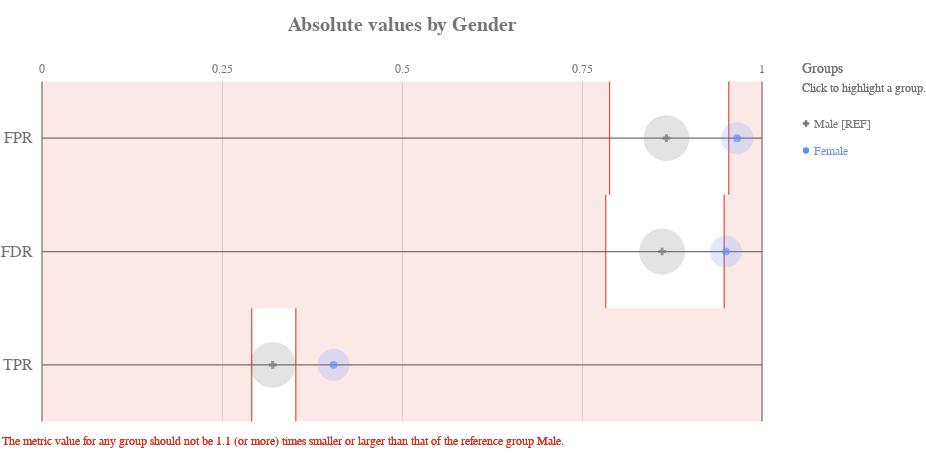

Notebook cell for this chart:
### Code cell
ap.absolute(bdf, metrics, 'gender', fairness_threshold = disparity_tolerance)

### Figure 1 — Vega-Lite specification as saved in the notebook (floating-point values rounded to 4 significant figures)
{"config": {"view": {"continuousWidth": 400, "continuousHeight": 300, "strokeWidth": 0}, "axisLeft": {"labelColor": "rgb(117,117,117)", "labelFont": "Arial", "labelFontSize": 16}, "title": {"align": "center", "baseline": "middle", "color": "rgb(117,117,117)", "font": "Arial", "fontSize": 20, "fontWeight": "bold"}}, "layer": [{"data": {"name": "data-c5b287e18573560343da612219635138"}, "mark": {"type": "rule", "stroke": "rgb(117,117,117)", "strokeWidth": 1.25, "tooltip": ""}, "encoding": {"x": {"type": "quantitative", "field": "start", "scale": {"domain": [0, 1], "range": [40.0, 760.0]}}, "x2": {"field": "end"}, "y": {"type": "nominal", "axis": {"domain": false, "labelAngle": 0, "labelPadding": -30, "orient": "left", "ticks": false, "title": ""}, "field": "y_position", "scale": {"domain": ["FPR", "FDR", "TPR"], "range": [42.5, 382.5]}}}}, {"data": {"name": "data-6cfe259518f6c7b358d8f836a73e6b7f"}, "mark": {"type": "rule", "stroke": "rgb(117,117,117)", "strokeWidth": 1.25, "tooltip": ""}, "encoding": {"x": {"type": "quantitative", "field": "x_position", "scale": {"domain": [0, 1], "range": [40.0, 760.0]}}, "y": {"value": 42.5}, "y2": {"value": 382.5}}}, {"data": {"name": "data-60ed1133fa688d151d36705a369482e0"}, "mark": {"type": "text", "align": "center", "color": "rgb(117,117,117)", "font": "Arial", "fontSize": 12, "fontWeight": "normal", "tooltip": ""}, "encoding": {"text": {"type": "nominal", "field": "value"}, "x": {"type": "quantitative", "field": "value", "scale": {"domain": [0, 1], "range": [40.0, 760.0]}}, "y": {"value": 29.75}}}, {"layer": [{"mark": {"type": "rect", "opacity": 0.8, "stroke": "rgb(217, 46, 28)", "strokeWidth": 1.25, "tooltip": ""}, "encoding": {"x": {"type": "quantitative", "field": "lower_threshold_value", "scale": {"domain": [0, 1], "range": [40.0, 760.0]}}, "x2": {"field": "lower_threshold_value"}, "y": {"type": "nominal", "axis": {"domain": false, "grid": false, "labels": false, "ticks": false, "title": " "}, "field": "metric", "scale": {"domain": ["FPR", "FDR", "TPR"], "range": [42.5, 382.5]}}}}, {"mark": {"type": "rect", "opacity": 0.8, "stroke": "rgb(217, 46, 28)", "strokeWidth": 1.25, "tooltip": ""}, "encoding": {"x": {"type": "quantitative", "field": "upper_threshold_value", "scale": {"domain": [0, 1], "range": [40.0, 760.0]}}, "x2": {"field": "upper_threshold_value"}, "y": {"type": "nominal", "axis": {"domain": false, "grid": false, "labels": false, "ticks": false, "title": " "}, "field": "metric", "scale": {"domain": ["FPR", "FDR", "TPR"], "range": [42.5, 382.5]}}}}, {"layer": [{"mark": {"type": "rect", "fill": "rgb(217, 46, 28)", "opacity": 0.1, "tooltip": ""}, "encoding": {"x": {"type": "quantitative", "field": "lower_threshold_value", "scale": {"domain": [0, 1], "range": [40.0, 760.0]}}, "x2": {"field": "lower_end"}, "y": {"type": "nominal", "axis": {"domain": false, "grid": false, "labels": false, "ticks": false, "title": " "}, "field": "metric", "scale": {"domain": ["FPR", "FDR", "TPR"], "range": [42.5, 382.5]}}}}, {"mark": {"type": "rect", "fill": "rgb(217, 46, 28)", "opacity": 0.1, "tooltip": ""}, "encoding": {"x": {"type": "quantitative", "field": "upper_threshold_value", "scale": {"domain": [0, 1], "range": [40.0, 760.0]}}, "x2": {"field": "upper_end"}, "y": {"type": "nominal", "axis": {"domain": false, "grid": false, "labels": false, "ticks": false, "title": " "}, "field": "metric", "scale": {"domain": ["FPR", "FDR", "TPR"], "range": [42.5, 382.5]}}}}]}, {"data": {"name": "data-79dd248bdaa0ea02c535240e8ad022c8"}, "mark": {"type": "text", "align": "left", "baseline": "top", "fill": "rgb(217, 46, 28)", "font": "Arial", "fontSize": 12, "fontWeight": "normal", "tooltip": ""}, "encoding": {"text": {"value": "The metric value for any group should not be 1.1 (or more) times smaller or larger than that of the reference group Male."}, "x": {"value": 0}, "y": {"value": 396.7}}}], "data": {"name": "data-c141ec8805ee29193d164a12988716b0"}}, {"layer": [{"mark": "circle"}, {"data": {"name": "data-3a7186d42bdcd7c81ecf474a2fcc21fb"}, "mark": {"type": "circle", "opacity": 0.2}, "encoding": {"color": {"condition": {"type": "nominal", "field": "attribute_value", "legend": null, "scale": {"domain": ["Male", "Female"], "range": ["rgb(117,117,117)", "rgb(100, 143, 255)", "rgb(254, 97, 0)", "rgb(220, 38, 127)", "rgb(255, 176, 0)", "rgb(120, 94, 240)"]}, "selection": "selector077"}, "value": "rgb(224,224,224)"}, "size": {"type": "quantitative", "field": "group_size", "legend": null, "scale": {"domain": [0, 7884.0], "range": [0, 2522.0]}}, "tooltip": [{"type": "nominal", "field": "attribute_value", "title": "Group"}, {"type": "nominal", "field": "tooltip_group_size", "title": "Group Size"}, {"type": "nominal", "field": "tooltip_disparity_explanation_fpr", "title": "Disparity"}, {"type": "quantitative", "field": "fpr", "format": ".2f", "title": "FPR"}], "x": {"type": "quantitative", "axis": {"domain": false, "labels": false, "ticks": false, "title": null, "values": [0.25, 0.5, 0.75]}, "field": "fpr", "scale": {"domain": [0, 1], "range": [40.0, 760.0]}}, "y": {"type": "nominal", "axis": {"domain": false, "grid": false, "labels": false, "ticks": false, "title": " "}, "field": "metric_variable", "scale": {"domain": ["FPR", "FDR", "TPR"], "range": [42.5, 382.5]}}}, "selection": {"selector079": {"type": "multi", "empty": "all", "fields": ["attribute_value"]}}, "transform": [{"calculate": "'FPR'", "as": "metric_variable"}]}, {"data": {"name": "data-3a7186d42bdcd7c81ecf474a2fcc21fb"}, "mark": {"type": "circle", "opacity": 0.2}, "encoding": {"color": {"condition": {"type": "nominal", "field": "attribute_value", "legend": null, "scale": {"domain": ["Male", "Female"], "range": ["rgb(117,117,117)", "rgb(100, 143, 255)", "rgb(254, 97, 0)", "rgb(220, 38, 127)", "rgb(255, 176, 0)", "rgb(120, 94, 240)"]}, "selection": "selector077"}, "value": "rgb(224,224,224)"}, "size": {"type": "quantitative", "field": "group_size", "legend": null, "scale": {"domain": [0, 7884.0], "range": [0, 2522.0]}}, "tooltip": [{"type": "nominal", "field": "attribute_value", "title": "Group"}, {"type": "nominal", "field": "tooltip_group_size", "title": "Group Size"}, {"type": "nominal", "field": "tooltip_disparity_explanation_fdr", "title": "Disparity"}, {"type": "quantitative", "field": "fdr", "format": ".2f", "title": "FDR"}], "x": {"type": "quantitative", "axis": {"domain": false, "labels": false, "ticks": false, "title": null, "values": [0.25, 0.5, 0.75]}, "field": "fdr", "scale": {"domain": [0, 1], "range": [40.0, 760.0]}}, "y": {"type": "nominal", "axis": {"domain": false, "grid": false, "labels": false, "ticks": false, "title": " "}, "field": "metric_variable", "scale": {"domain": ["FPR", "FDR", "TPR"], "range": [42.5, 382.5]}}}, "selection": {"selector081": {"type": "multi", "empty": "all", "fields": ["attribute_value"]}}, "transform": [{"calculate": "'FDR'", "as": "metric_variable"}]}, {"data": {"name": "data-3a7186d42bdcd7c81ecf474a2fcc21fb"}, "mark": {"type": "circle", "opacity": 0.2}, "encoding": {"color": {"condition": {"type": "nominal", "field": "attribute_value", "legend": null, "scale": {"domain": ["Male", "Female"], "range": ["rgb(117,117,117)", "rgb(100, 143, 255)", "rgb(254, 97, 0)", "rgb(220, 38, 127)", "rgb(255, 176, 0)", "rgb(120, 94, 240)"]}, "selection": "selector077"}, "value": "rgb(224,224,224)"}, "size": {"type": "quantitative", "field": "group_size", "legend": null, "scale": {"domain": [0, 7884.0], "range": [0, 2522.0]}}, "tooltip": [{"type": "nominal", "field": "attribute_value", "title": "Group"}, {"type": "nominal", "field": "tooltip_group_size", "title": "Group Size"}, {"type": "nominal", "field": "tooltip_disparity_explanation_tpr", "title": "Disparity"}, {"type": "quantitative", "field": "tpr", "format": ".2f", "title": "TPR"}], "x": {"type": "quantitative", "axis": {"domain": false, "labels": false, "ticks": false, "title": null, "values": [0.25, 0.5, 0.75]}, "field": "tpr", "scale": {"domain": [0, 1], "range": [40.0, 760.0]}}, "y": {"type": "nominal", "axis": {"domain": false, "grid": false, "labels": false, "ticks": false, "title": " "}, "field": "metric_variable", "scale": {"domain": ["FPR", "FDR", "TPR"], "range": [42.5, 382.5]}}}, "selection": {"selector083": {"type": "multi", "empty": "all", "fields": ["attribute_value"]}}, "transform": [{"calculate": "'TPR'", "as": "metric_variable"}]}, {"layer": [{"mark": "point"}, {"data": {"name": "data-3a7186d42bdcd7c81ecf474a2fcc21fb"}, "mark": {"type": "point", "filled": true, "size": 60}, "encoding": {"color": {"condition": {"type": "nominal", "field": "attribute_value", "legend": null, "scale": {"domain": ["Male", "Female"], "range": ["rgb(117,117,117)", "rgb(100, 143, 255)", "rgb(254, 97, 0)", "rgb(220, 38, 127)", "rgb(255, 176, 0)", "rgb(120, 94, 240)"]}, "selection": "selector077"}, "value": "rgb(224,224,224)"}, "shape": {"type": "nominal", "field": "attribute_value", "legend": null, "scale": {"domain": ["Male", "Female"], "range": ["cross", "circle"]}}, "tooltip": [{"type": "nominal", "field": "attribute_value", "title": "Group"}, {"type": "nominal", "field": "tooltip_group_size", "title": "Group Size"}, {"type": "nominal", "field": "tooltip_disparity_explanation_fpr", "title": "Disparity"}, {"type": "quantitative", "field": "fpr", "format": ".2f", "title": "FPR"}], "x": {"type": "quantitative", "axis": {"domain": false, "labels": false, "ticks": false, "title": null, "values": [0.25, 0.5, 0.75]}, "field": "fpr", "scale": {"domain": [0, 1], "range": [40.0, 760.0]}}, "y": {"type": "nominal", "axis": {"domain": false, "grid": false, "labels": false, "ticks": false, "title": " "}, "field": "metric_variable", "scale": {"domain": ["FPR", "FDR", "TPR"], "range": [42.5, 382.5]}}}, "selection": {"selector078": {"type": "multi", "empty": "all", "fields": ["attribute_value"]}}, "transform": [{"calculate": "'FPR'", "as": "metric_variable"}]}, {"data": {"name": "data-3a7186d42bdcd7c81ecf474a2fcc21fb"}, "mark": {"type": "point", "filled": true, "size": 60}, "encoding": {"color": {"condition": {"type": "nominal", "field": "attribute_value", "legend": null, "scale": {"domain": ["Male", "Female"], "range": ["rgb(117,117,117)", "rgb(100, 143, 255)", "rgb(254, 97, 0)", "rgb(220, 38, 127)", "rgb(255, 176, 0)", "rgb(120, 94, 240)"]}, "selection": "selector077"}, "value": "rgb(224,224,224)"}, "shape": {"type": "nominal", "field": "attribute_value", "legend": null, "scale": {"domain": ["Male", "Female"], "range": ["cross", "circle"]}}, "tooltip": [{"type": "nominal", "field": "attribute_value", "title": "Group"}, {"type": "nominal", "field": "tooltip_group_size", "title": "Group Size"}, {"type": "nominal", "field": "tooltip_disparity_explanation_fdr", "title": "Disparity"}, {"type": "quantitative", "field": "fdr", "format": ".2f", "title": "FDR"}], "x": {"type": "quantitative", "axis": {"domain": false, "labels": false, "ticks": false, "title": null, "values": [0.25, 0.5, 0.75]}, "field": "fdr", "scale": {"domain": [0, 1], "range": [40.0, 760.0]}}, "y": {"type": "nominal", "axis": {"domain": false, "grid": false, "labels": false, "ticks": false, "title": " "}, "field": "metric_variable", "scale": {"domain": ["FPR", "FDR", "TPR"], "range": [42.5, 382.5]}}}, "selection": {"selector080": {"type": "multi", "empty": "all", "fields": ["attribute_value"]}}, "transform": [{"calculate": "'FDR'", "as": "metric_variable"}]}, {"data": {"name": "data-3a7186d42bdcd7c81ecf474a2fcc21fb"}, "mark": {"type": "point", "filled": true, "size": 60}, "encoding": {"color": {"condition": {"type": "nominal", "field": "attribute_value", "legend": null, "scale": {"domain": ["Male", "Female"], "range": ["rgb(117,117,117)", "rgb(100, 143, 255)", "rgb(254, 97, 0)", "rgb(220, 38, 127)", "rgb(255, 176, 0)", "rgb(120, 94, 240)"]}, "selection": "selector077"}, "value": "rgb(224,224,224)"}, "shape": {"type": "nominal", "field": "attribute_value", "legend": null, "scale": {"domain": ["Male", "Female"], "range": ["cross", "circle"]}}, "tooltip": [{"type": "nominal", "field": "attribute_value", "title": "Group"}, {"type": "nominal", "field": "tooltip_group_size", "title": "Group Size"}, {"type": "nominal", "field": "tooltip_disparity_explanation_tpr", "title": "Disparity"}, {"type": "quantitative", "field": "tpr", "format": ".2f", "title": "TPR"}], "x": {"type": "quantitative", "axis": {"domain": false, "labels": false, "ticks": false, "title": null, "values": [0.25, 0.5, 0.75]}, "field": "tpr", "scale": {"domain": [0, 1], "range": [40.0, 760.0]}}, "y": {"type": "nominal", "axis": {"domain": false, "grid": false, "labels": false, "ticks": false, "title": " "}, "field": "metric_variable", "scale": {"domain": ["FPR", "FDR", "TPR"], "range": [42.5, 382.5]}}}, "selection": {"selector082": {"type": "multi", "empty": "all", "fields": ["attribute_value"]}}, "transform": [{"calculate": "'TPR'", "as": "metric_variable"}]}]}]}, {"layer": [{"mark": {"type": "point", "filled": true, "opacity": 1, "size": 39.48}, "encoding": {"color": {"condition": {"type": "nominal", "field": "attribute_value", "legend": null, "scale": {"domain": ["Male", "Female"], "range": ["rgb(117,117,117)", "rgb(100, 143, 255)", "rgb(254, 97, 0)", "rgb(220, 38, 127)", "rgb(255, 176, 0)", "rgb(120, 94, 240)"]}, "selection": "selector077"}, "value": "rgb(224,224,224)"}, "shape": {"type": "nominal", "field": "attribute_value", "legend": null, "scale": {"domain": ["Male", "Female"], "range": ["cross", "circle"]}}, "x": {"value": 804}, "y": {"type": "nominal", "axis": {"domain": false, "grid": false, "labels": false, "ticks": false, "title": " "}, "field": "attribute_value", "scale": {"domain": ["Male", "Female"], "range": [71, 125]}}}, "selection": {"selector077": {"type": "multi", "empty": "all", "fields": ["attribute_value"]}}}, {"mark": {"type": "text", "align": "left", "baseline": "middle", "font": "Arial", "fontSize": 12, "fontWeight": "normal"}, "encoding": {"color": {"condition": {"type": "nominal", "field": "attribute_value", "legend": null, "scale": {"domain": ["Male", "Female"], "range": ["rgb(117,117,117)", "rgb(100, 143, 255)", "rgb(254, 97, 0)", "rgb(220, 38, 127)", "rgb(255, 176, 0)", "rgb(120, 94, 240)"]}, "selection": "selector077"}, "value": "rgb(224,224,224)"}, "text": {"type": "nominal", "field": "label"}, "x": {"value": 812}, "y": {"type": "nominal", "axis": {"domain": false, "grid": false, "labels": false, "ticks": false, "title": " "}, "field": "attribute_value", "scale": {"domain": ["Male", "Female"], "range": [71, 125]}}}, "selection": {"selector084": {"type": "multi", "empty": "all", "fields": ["attribute_value"]}}}, {"data": {"name": "data-79dd248bdaa0ea02c535240e8ad022c8"}, "mark": {"type": "text", "align": "left", "baseline": "middle", "color": "rgb(117,117,117)", "font": "Arial", "fontSize": 12, "fontWeight": "normal"}, "encoding": {"text": {"value": "Click to highlight a group."}, "x": {"value": 800}, "y": {"value": 49}}}, {"data": {"name": "data-79dd248bdaa0ea02c535240e8ad022c8"}, "mark": {"type": "text", "align": "left", "baseline": "middle", "color": "rgb(117,117,117)", "font": "Arial", "fontSize": 14, "fontWeight": "normal"}, "encoding": {"text": {"value": "Groups"}, "x": {"value": 800}, "y": {"value": 30}}}], "data": {"name": "data-d79b6fcf6fc2d8883b03661337595d04"}}], "height": 425, "padding": {"top": 15, "bottom": 10}, "resolve": {"scale": {"size": "independent", "y": "independent"}}, "title": "Absolute values by Gender", "width": 800, "$schema": "https://vega.github.io/schema/vega-lite/v4.8.1.json", "datasets": {"data-c5b287e18573560343da612219635138": [{"y_position": "FPR", "start": 0, "end": 1}, {"y_position": "FDR", "start": 0, "end": 1}, {"y_position": "TPR", "start": 0, "end": 1}], "data-6cfe259518f6c7b358d8f836a73e6b7f": [{"x_position": 0}, {"x_position": 1}], "data-60ed1133fa688d151d36705a369482e0": [{"value": 0.0}, {"value": 0.25}, {"value": 0.5}, {"value": 0.75}, {"value": 1.0}], "data-c141ec8805ee29193d164a12988716b0": [{"lower_end": 0, "upper_end": 1, "lower_threshold_value": 0.7883, "upper_threshold_value": 0.9538, "metric": "FPR"}, {"lower_end": 0, "upper_end": 1, "lower_threshold_value": 0.783, "upper_threshold_value": 0.9474, "metric": "FDR"}, {"lower_end": 0, "upper_end": 1, "lower_threshold_value": 0.2913, "upper_threshold_value": 0.3525, "metric": "TPR"}], "data-79dd248bdaa0ea02c535240e8ad022c8": [{"a": 1, "b": 0}, {"a": 1, "b": 0}], "data-3a7186d42bdcd7c81ecf474a2fcc21fb": [{"attribute_name": "gender", "attribute_value": "Female", "group_size": 3199, "total_entities": 9769, "fpr": 0.9655, "fdr": 0.9498, "tpr": 0.405, "fpr_disparity": 1.113, "fdr_disparity": 1.103, "tpr_disparity": 1.264, "fpr_disparity_scaled": 0.1134, "fdr_disparity_scaled": 0.1027, "tpr_disparity_scaled": 0.2639, "tooltip_group_size": "3,199 (32.75%)", "tooltip_disparity_explanation_fpr": "1.11 times larger FPR than the reference group", "tooltip_disparity_explanation_fdr": "1.10 times larger FDR than the reference group", "tooltip_disparity_explanation_tpr": "1.26 times larger TPR than the reference group"}, {"attribute_name": "gender", "attribute_value": "Male", "group_size": 6570, "total_entities": 9769, "fpr": 0.8671, "fdr": 0.8613, "tpr": 0.3205, "fpr_disparity": 1.0, "fdr_disparity": 1.0, "tpr_disparity": 1.0, "fpr_disparity_scaled": 0.0, "fdr_disparity_scaled": 0.0, "tpr_disparity_scaled": 0.0, "tooltip_group_size": "6,570 (67.25%)", "tooltip_disparity_explanation_fpr": "Reference group", "tooltip_disparity_explanation_fdr": "Reference group", "tooltip_disparity_explanation_tpr": "Reference group"}], "data-d79b6fcf6fc2d8883b03661337595d04": [{"attribute_value": "Male", "label": "Male [REF]"}, {"attribute_value": "Female", "label": "Female"}]}}
